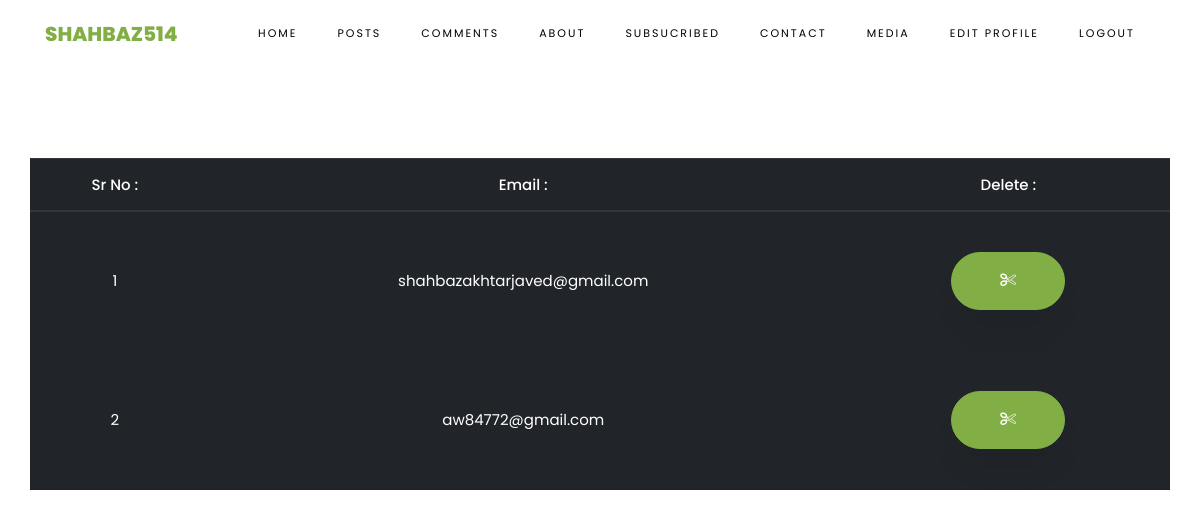
Page /admin/sub.php (signed in) on the committed database.
### tables this page shows
CREATE TABLE `subsucribe` (
  `id` int(11) NOT NULL,
  `email` varchar(255) NOT NULL
);

### admin/sub.php (the view, shortened to what this page needs)
<?php
  include '../db/db.php';
  include 'inc/header.php';
?>
    <section class="ftco-section ftco-degree-bg">
      	<div class="container">
        	<div class="row">
        		<table class="table table-hover table-dark">
        			<thead>
        				<th>Sr No : </th>
        				<th>Email : </th>
        				<th>Delete : </th>
        			</thead>
        			<tbody>
<?php
$i=0;
$get_co = "SELECT * FROM subsucribe ORDER BY id DESC";
$run_co = mysqli_query($db,$get_co);
while ($row_co = mysqli_fetch_array($run_co)) {
$i++;
?>
						<tr>
							<td><?php echo $i; ?></td>
							<td><?php echo $row_co['email']; ?></td>
							<td>
								<a class="btn btn-primary py-3 px-5" href="sub.php?del=<?php echo $row_co['id']; ?>">
									<i class="icon-cut"></i>
								</a>
							</td>
						</tr>
<?php
}
?>
        			</tbody>
        		</table>
        	</div>
      	</div>
  	</section>
<?php
  include 'inc/footer.php';
?>

### css/icomoon.css (style rules this page uses)
[class^="icon-"], [class*=" icon-"] { font-family: 'icomoon' !important; speak: none; font-style: normal; font-weight: normal; font-variant: normal; text-transform: none; line-height: 1; -webkit-font-smoothing: antialiased; -moz-osx-font-smoothing: grayscale; }
.icon-cut:before { content: "\f0c4"; }

### rows in the picture
subsucribe: email "shahbazakhtarjaved@gmail.com"
subsucribe: email "aw84772@gmail.com"
